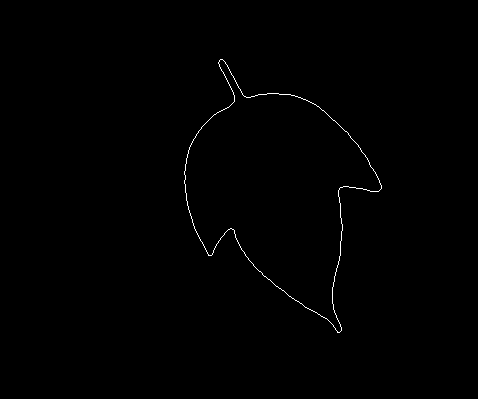
%> input picture Other related algorithms/K.bmp, 478 x 399 px
$ octave ChainCode_run.m   (GNU Octave 9; MATLAB toolbox functions it lacks are replaced by stand-ins)
%> lines starting %> are read from the running program, lines starting %| are printed output that depends on the picture; in (x1, y1, x2, y2) boxes, pixels count from 0 and x2, y2 are one past the last pixel; in counts of white or black regions, pixels touching at a corner belong together; the program's own positions count from 1

%% Chain code to represent a boundary %%

K = imread('K.bmp');
%> K is the input picture: size 399x478 uint8; 0.39% white in thin lines or dots, all inside (x1, y1, x2, y2) = (184, 59, 382, 333)
ChainCode(K);

function [my_code] = ChainCode(Iin)

    [y, x] = find(Iin);
%> y = 747 values from 60 to 333; x = 747 values from 185 to 382

    % Sort the points based on polar angle in clockwise order
    centroid = [mean(x), mean(y)];
%> centroid = [279.2 193.1]
    angles = atan2(y - centroid(2), x - centroid(1));
%> angles = 747 values, max 3.13 at index 36, min -3.14 at index 29, mean -0.00895
    [~, order] = sort(angles);
%> order = 747 values, max 747 at index 364, min 1 at index 22, mean 374
    x = x(order);
%> x = 747 values, max 382 at index 348, min 185 at index 10, mean 279.2
    y = y(order);
%> y = 747 values, max 333 at index 525, min 60 at index 141, mean 193.1

    num_points = length(x);
%> num_points = 747
    num_segments = 40; % manually defined
    segment_length = floor(num_points / num_segments);
%> segment_length = 18
    segment_endpoints_x = zeros(num_segments, 2);
    segment_endpoints_y = zeros(num_segments, 2);

    for i = 1:num_segments
        start_idx = (i - 1) * segment_length + 1;
        end_idx = i * segment_length;

        % Check for the last segment
        if i == num_segments
            end_idx = num_points;
        end

        % Assign segment endpoints
        segment_endpoints_x(i, 1) = x(start_idx);
        segment_endpoints_y(i, 1) = y(start_idx);
        segment_endpoints_x(i, 2) = x(end_idx);
        segment_endpoints_y(i, 2) = y(end_idx);
    end
%> this loop made 40 passes
%> start_idx on passes 1 to 12: 1, 19, 37, 55, 73, 91, 109, 127, 145, 163, 181, 199
%> after the loop, segment_endpoints_x = 40 rows, first 12: [186 186; 185 188; 188 194; 195 208; 209 226; 227 221; 235 226; 232 224; 225 234; 236 245; 246 263; 264 281]; segment_endpoints_y = 40 rows, first 12: [193 176; 175 158; 157 140; 139 122; 121 109; 109 68; 98 77; 90 61; 62 77; 82 97; 97 95; 95 95]

    % Initialize variables to store the chain code
    my_code = '';

    figure;
    hold on;

    % Calculate the angle and assign the direction for each line segment
    for i = 1:num_segments
        % Calculate the angle of the line relative to east
        angle = atan2(segment_endpoints_y(i, 2) - segment_endpoints_y(i, 1), ...
                      segment_endpoints_x(i, 2) - segment_endpoints_x(i, 1));

        % Convert the angle to degrees
        angle_degrees = rad2deg(angle);

        % Map the angle to the corresponding direction
        direction = round(mod(angle_degrees + 360, 360) / 45);
        if direction == 8
            direction = 0;
        end

        % Append the direction to the chain code
        my_code = [my_code, num2str(direction)];

        % Plot the line segment
        plot([segment_endpoints_x(i, 1), segment_endpoints_x(i, 2)], ...
             [segment_endpoints_y(i, 1), segment_endpoints_y(i, 2)], '-o');

    end
%> this loop made 40 passes
%> (angle, angle_degrees, my_code) on passes 1 to 12: (-1.57, -90, '6'), (-1.4, -79.99, '66'), (-1.23, -70.56, '666'), (-0.918, -52.59, '6667'), (-0.615, -35.22, '66677'), (-1.72, -98.33, '666776'), (-1.98, -113.2, '6667765'), (-1.84, -105.4, '66677656'), (1.03, 59.04, '666776561'), (1.03, 59.04, '6667765611'), (-0.117, -6.71, '66677656110'), (0, 0, '666776561100')

    % Plotting
    axis equal;
    xlabel('X');
    ylabel('Y');
    title('Line Segments');
    hold off;

    % Starting point normalization
    min_code = my_code;
%> min_code = '6667765611000111114034222222255555543546'
    for i = 1:length(my_code)
        shifted_code = circshift(my_code, [0, -i]); % Circular shift the chain code
        shifted_number = str2double(shifted_code);
        min_number = str2double(min_code);
        if shifted_number < min_number
            min_code = shifted_code;
        end
    end
%> this loop made 40 passes
%> (shifted_code, shifted_number, min_number, min_code) on passes 5, 6, 8, 9, 10: ('6561100011111403422222225555554354666677', 6.56e+39, 6.67e+39, '6561100011111403422222225555554354666677'), ('5611000111114034222222255555543546666776', 5.61e+39, 6.56e+39, '5611000111114034222222255555543546666776'), ('1100011111403422222225555554354666677656', 1.1e+39, 5.61e+39, '1100011111403422222225555554354666677656'), ('1000111114034222222255555543546666776561', 1e+39, 1.1e+39, '1000111114034222222255555543546666776561'), ('0001111140342222222555555435466667765611', 1.11e+36, 1e+39, '0001111140342222222555555435466667765611')
%> (shifted_code, shifted_number, min_number) on passes 1, 2, 3, 4, 7, 11: ('6677656110001111140342222222555555435466', 6.68e+39, 6.67e+39), ('6776561100011111403422222225555554354666', 6.78e+39, 6.67e+39), ('7765611000111114034222222255555543546666', 7.77e+39, 6.67e+39), ('7656110001111140342222222555555435466667', 7.66e+39, 6.67e+39), ('6110001111140342222222555555435466667765', 6.11e+39, 5.61e+39), ('0011111403422222225555554354666677656110', 1.11e+37, 1.11e+36)
    my_code = min_code % display code
%> my_code = '0001111140342222222555555435466667765611'
%> `ChainCode(K);`:
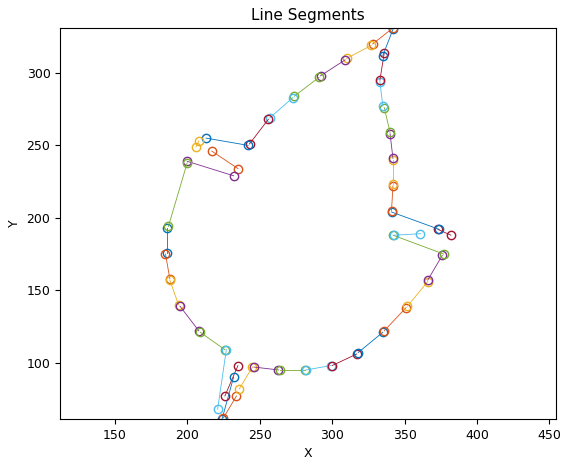
%> figure redrawn from the program's plot data

end
